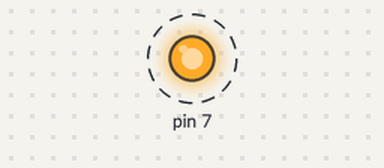
The program below on a simulated Orange Pi (header pin numbers). Shown: output pins drawn as LEDs (lit = HIGH). Dashed ring = blinking. What the program prints to the terminal is not drawn.

Above: at 0.5 s.
Timing chart, 0 to 4.6 s (numbered marks = the images above):
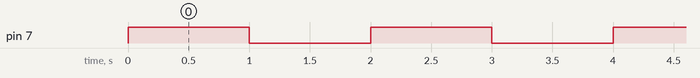

The program:

gpio.py
```python
import OPi.GPIO as GPIO
from time import sleep
# BOARD编号方式，基于插座引脚编号
GPIO.setmode(GPIO.BOARD)
# 输出模式
GPIO.setup(7, GPIO.OUT)
try:
   while True:
      GPIO.output(7, GPIO.HIGH)
      sleep(1)
      print("LED RED ON \t\t  \r", end = "")
      GPIO.output(7, GPIO.LOW)
      sleep(1)
      print("LED RED OFF \t\t  \r", end = "")
except KeyboardInterrupt: # If CTRL+C is pressed, exit cleanly:
   print("Keyboard interrupt")
except:
   print("some error")
finally:
   print("clean up")
   GPIO.cleanup() # cleanup all GPIO 
```

Measured:
- by itself, pin 7: alternates HIGH for 1.0 s and LOW for 1.0 s
